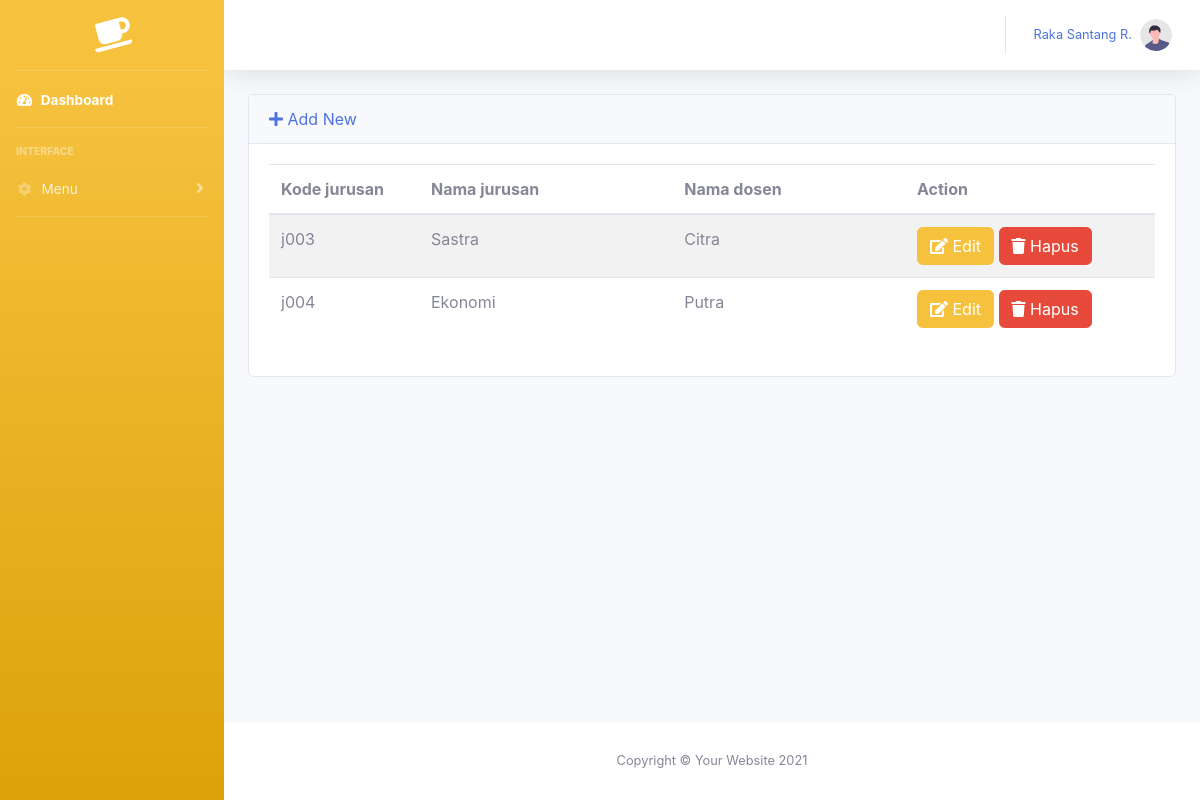
Page /index.php/jurusan on the committed database.
### tables this page shows
CREATE TABLE `jurusan` (
  `kd_jurusan` char(10) NOT NULL,
  `nama_jurusan` char(10) NOT NULL,
  `kd_dosen` char(10) NOT NULL
);

CREATE TABLE `dosen` (
  `kd_dosen` char(10) NOT NULL,
  `nama_dosen` varchar(255) NOT NULL,
  `alamat_dosen` varchar(255) NOT NULL,
  `kd_mapel` char(10) NOT NULL
);

### application/controllers/Jurusan.php (called while the page is built, shortened)
<?php
class Jurusan extends CI_Controller
{
    public function __construct()
    {
        $this->load->model('jurusan_model');
        $this->load->library('form_validation');
    }
    public function index()
    {
        $data['jurusans'] = $this->jurusan_model->getAll();
        $data['title'] = 'Jurusan | List';
        $this->load->view('jurusan/list', $data);
    }
}

### index.php (called while the page is built, shortened)
<?php
require_once BASEPATH.'core/CodeIgniter.php';

### application/models/Jurusan_model.php (called while the page is built, shortened)
<?php
class Jurusan_model extends CI_Model
{
    public function getAll()
    {
        $sql = "SELECT kd_jurusan, nama_jurusan, nama_dosen FROM jurusan INNER JOIN dosen ON dosen.kd_dosen = jurusan.kd_dosen WHERE jurusan.kd_jurusan != 'j000' ORDER BY jurusan.kd_jurusan ASC";
        return $this->db->query($sql)->result();
    }
}

### application/views/jurusan/list.php (the view, shortened to what this page needs)
<!DOCTYPE html>
<html lang="en">
<head>
</head>
<body id="page-top">
    <div id="wrapper">
        <div id="content-wrapper" class="d-flex flex-column">
            <div id="content">
                <div class="container">
                    <div class="row">
                        <div class="col">
                            <div class="card mb-3">
                                <div class="card-header d-flex align-items-center">
                                    <a href="<?= site_url('jurusan/create') ?>"><i class="fas fa-plus"></i> Add New</a>
                                </div>
                                <div class="card-body">
                                    <div class="table-responsive">
                                        <table class="display table table-striped table-hover" id="dataTable" width="80%" cellspacing="0">
                                            <thead>
                                                <tr>
                                                    <th>Kode jurusan</th>
                                                    <th>Nama jurusan</th>
                                                    <th>Nama dosen</th>
                                                    <th>Action</th>
                                                </tr>
                                            </thead>
                                            <tbody>
                                                <?php foreach ($jurusans as $jurusan) : ?>
                                                    <tr>
                                                        <td width="150">
                                                            <?= $jurusan->kd_jurusan ?>
                                                        </td>
                                                        <td>
                                                            <?= $jurusan->nama_jurusan ?>
                                                        </td>
                                                        <td>
                                                            <?= $jurusan->nama_dosen ?>
                                                        </td>
                                                        <td width="250">
                                                            <a href="<?= site_url('jurusan/edit/' . $jurusan->kd_jurusan) ?>" class="btn btn-warning"><i class="fas fa-edit"></i> Edit</a>
                                                            <a onclick="deleteConfirm('<?= site_url('jurusan/delete/' . $jurusan->kd_jurusan) ?>')" href="#!" class="btn btn-danger"><i class="fas fa-trash"></i> Hapus</a>
                                                        </td>
                                                    </tr>
                                                <?php endforeach; ?>
                                            </tbody>
                                        </table>
                                    </div>
                                </div>
                            </div>
                        </div>
                    </div>
                </div>
            </div>
        </div>
    </div>
</body>
</html>

### rows in the picture
jurusan: kd_jurusan "j003", nama_jurusan "Sastra", kd_dosen.nama_dosen "Citra"
jurusan: kd_jurusan "j004", nama_jurusan "Ekonomi", kd_dosen.nama_dosen "Putra"
